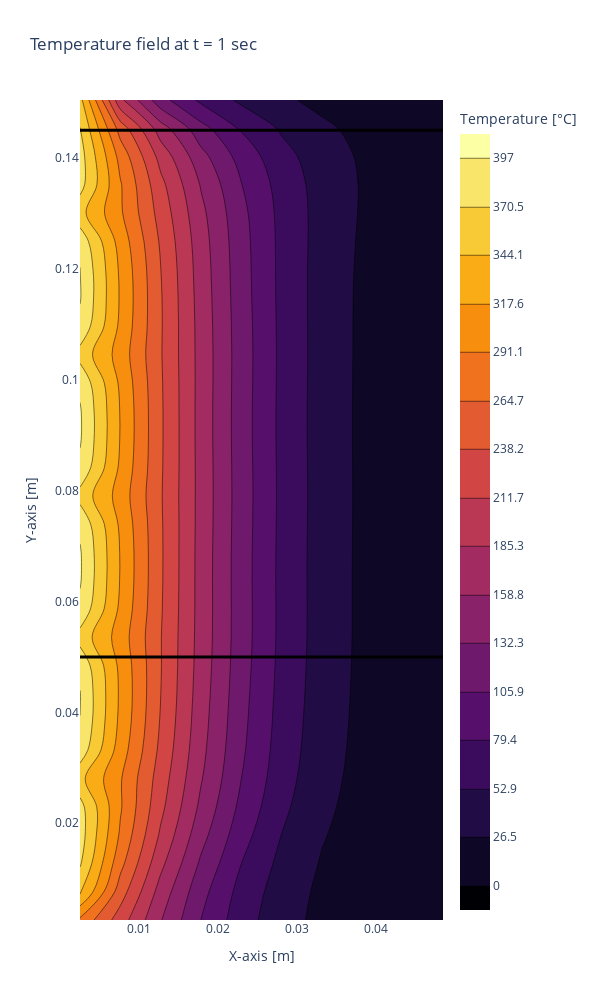
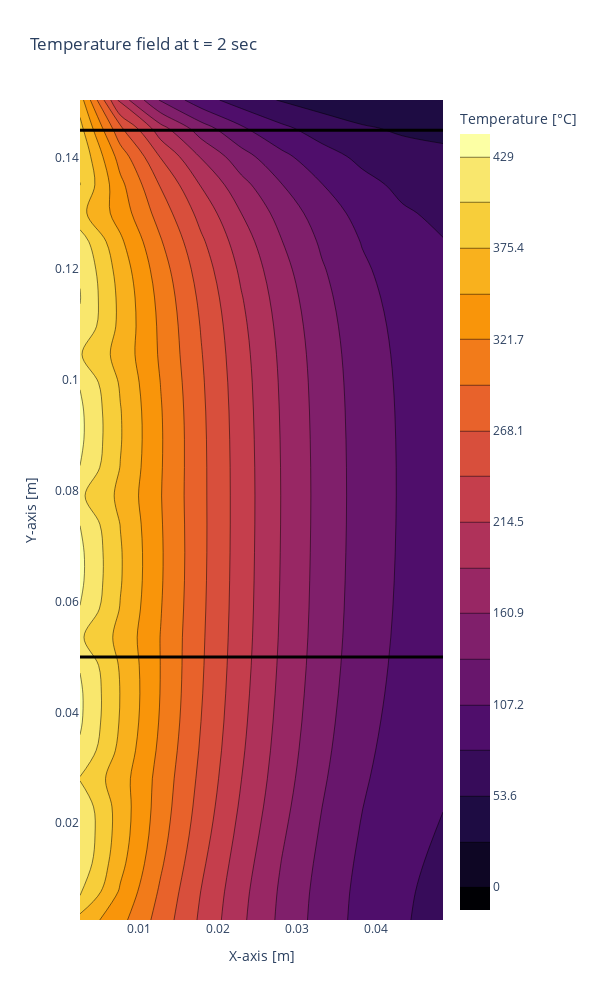
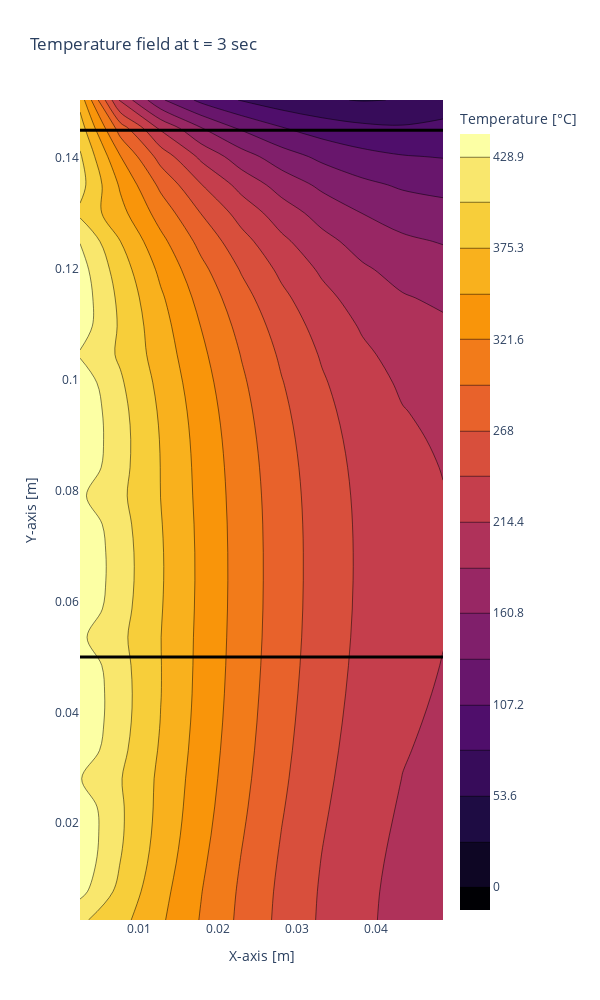
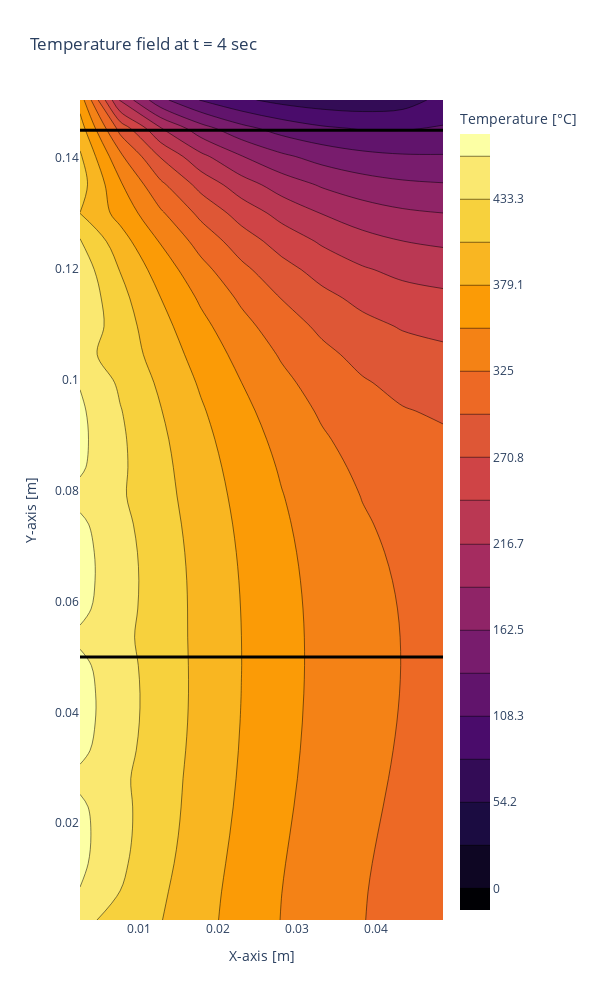

Notebook code cell kept with these figures, in order:
### Markdown cell above
## Project

**Calculates the temperature field of air/nitrogen between furnace and fuel during BHASMA fuel combustion study**

**Sources for Constants** 

- https://www.engineeringtoolbox.com/air-properties-viscosity-conductivity-heat-capacity-d_1509.html
- https://www.engineeringtoolbox.com/air-specific-heat-capacity-d_705.html
- https://www.omnicalculator.com/physics/air-density
- https://www.engineeringtoolbox.com/air-prandtl-number-viscosity-heat-capacity-thermal-conductivity-d_2009.html
- https://www.engineeringtoolbox.com/nitrogen-N2-dynamic-kinematic-viscosity-temperature-pressure-d_2067.html
- https://www.engineeringtoolbox.com/nitrogen-N2-thermal-conductivity-temperature-pressure-d_2084.html
-

### Code cell
import numpy as np
import plotly.graph_objs as go
import plotly.io as pio

# Material Constants
rho = 0.383  # kg/m3 at 85kpa and 500 C
c_p = 1092   #W/kgk engineering toolbok at 500C
k = 0.05579     # engineering toolbox at 500C
Pr = .715
Re = 1e5
Nu = .0296*Re**(.8)*Pr**(.333)
k_nitro = 0.02579     # engineering toolbox at 500C

# q = 38240  # kW/m2 applied flux
area_cx = np.pi/4*(.2)**2
v_dot = .040/60  #m^3/sec
u = v_dot/area_cx  # Face velocity out of chamber
u_N2 = .7   # Velocity of nitrogen orifices
u_basket = .001  # Velocity of updraft at basket boundry

h_side = 25
h_bottom = 0
h_top = 25
T_amb = 25
T_wall = 500
T_basket = 25
T_N2 = 10

# Parameters
rectangle_width = .051   # Width of the rectangle (m)
rectangle_height = .152   # Height of the rectangle (m)
dx = .0051 # Cell size in the x-direction (m)
dy = .0051  # Cell size in the y-direction (m)


# Create the grid
x = np.arange(0, rectangle_width + dx, dx)
y = np.arange(0, rectangle_height + dy, dy)
print(f'Grid: x={x.size}, y={y.size}')
a = y.size - 1
b = x.size - 1

# Generate the coordinates for the cell centers
x_cell_centers = (x[:-1] + x[1:]) / 2
y_cell_centers = (y[:-1] + y[1:]) / 2

# Create a meshgrid for cell centers
X_cell_centers, Y_cell_centers = np.meshgrid(x_cell_centers, y_cell_centers)

m = X_cell_centers.size  # Number of elements
print(f'm: {m}')
mx = len(x)  # Number of grid points in a row
my = len(y)  # Number of grid points in a coluprintprintmn


# Initialize Matrices
Q = np.zeros((len(y_cell_centers), len(x_cell_centers)))  # Temp matrix!

# Generate Mapping Matrix
M = np.zeros((m, 4), dtype=int)
F = m*[0]
F = np.zeros((m, 1))
T = m*[0]
T = np.zeros((m, 1))
ux = m*[0]
ux = np.zeros((m, 1))
uy = m*[0]
uy = np.zeros((m, 1))
dT = m*[0]
dT = np.zeros((m, 1))

# Mapping Matrix
for j in range(m):
    #E = -1
    #N = -2
    #W = -3
    #S = -4

    E = j + 1
    N = j + 10
    W = j - 1
    S = j - 10

    if (j % 10) == 9:  # right BC
        E = -1
    if j >= m-10:  # Top BC
        N = -2
    if (j % 10) == 0:  # Left BC
        W = -3
        # if (j / 10) % 5 == 0:  #every fifth row
        #     W = -5
    if j <= 9:  # Bottom BT
        S = -4

    M[j][0] = int(E)    # East
    M[j][1] = int(N)    # North
    M[j][2] = int(W)    # West
    M[j][3] = int(S)    # South



# Velocity matrix
Vx = np.zeros((a,b))  # x-component of velocity
Vy = np.zeros((a,b))  # y-component of velocity


Vx[0, :] = 0  # Top boundary 
Vx[-1, :] = 0  # Bottom boundary 
Vx[::5, 0] = u_N2  # Left boundary 
Vx[:, -1] = 0  # Right boundary 


Vy[0, :] = 0  # Top boundary 
Vy[-1, :] = u  # Bottom boundary 
Vy[:, 0] = 0  # Left boundary 
Vy[:, -1] = u_basket  # Right boundary 


def interpolate_velocity(V):
    a, b = V.shape
    for i in range(1, a - 1):
        for j in range(1, b - 1):
            V[i, j] = (V[i-1, j] + V[i+1, j] + V[i, j-1] + V[i, j+1]) / 4
    return V

# Interpolate both Vx and Vy
Vx = interpolate_velocity(Vx)
Vy = interpolate_velocity(Vy)

# Step 4: Smoothing using a simple relaxation method (finite difference)
# Apply relaxation for both Vx and Vy components

def smooth_velocity_field(Vx, Vy, iterations=10):
    a, b = Vx.shape
    for _ in range(iterations):
        Vx_new = Vx.copy()
        Vy_new = Vy.copy()
        
        # Smooth Vx (x-component)
        for i in range(1, a - 1):
            for j in range(1, b - 1):
                Vx_new[i, j] = (Vx[i-1, j] + Vx[i+1, j] + Vx[i, j-1] + Vx[i, j+1]) / 4
        
        # Smooth Vy (y-component)
        for i in range(1, a - 1):
            for j in range(1, b - 1):
                Vy_new[i, j] = (Vy[i-1, j] + Vy[i+1, j] + Vy[i, j-1] + Vy[i, j+1]) / 4
        
        # Update the fields after smoothing
        Vx = Vx_new
        Vy = Vy_new
    
    return Vx, Vy

# Smooth both Vx and Vy fields
Vx_smooth, Vy_smooth = smooth_velocity_field(Vx, Vy)

u_mag = np.sqrt(Vx_smooth**2 + Vy_smooth**2)

u_mag_vec = u_mag.flatten()




# Flux Calculation
def flux_calc(F, M, T, U):
    ''' F is the flux matrix, M is mapping matrix, units of K/s
        Meaning that rho*cp are included here instead of later so units are T_dot really
    '''
    for i in range(m):
        F[i] = 0.0
        for j in range(4):
            J = M[i][j]
            dT[i] = T[J]-T[i]
            if np.any(np.isnan(U)) or np.any(np.isnan(T)):
                print("NaN values detected in initial U or T.")

            # print(U[i]*T[i])
            # print(T[i])
            if J == -1:  # right side
                F[i] = F[i] - U[i]*T[i]/dx
                # F[i] = F[i] + -h*(T[i]-T_N2)
            elif J == -2:  # top side
                F[i] = F[i] - U[i]*T[i]/dx
                # F[i] = F[i] + -h*(T[i]-T_N2)
            elif J == -3:  # left side
                # F[i] = F[i] + -h_side*(T[i]-25)
                F[i] = F[i] + -k*(T[i] - T_wall)/(dx*dx*rho*c_p) - (U[i]*T_N2)/dx #+ -h*(T[i]-T_N2)
            elif J == -4:  # bottom side
                F[i] = F[i]
                # F[i] = F[i] + -h*(T[i]-T_N2)
            # elif J == -5:  # bottom side
            #     # F[i] = F[i]
            #     F[i] = F[i] + 0
            else:  # inner cells
                F[i] = F[i] + k*(T[J]-T[i])/(dx*dx*rho*c_p) #- U[i]*(18/4)
                F[i] = F[i] + U[i]*(T[J] - T[i])/dx
                # F[i] = F[i] + U[i]*(T[i])/(4*dx)
                # print(T[J] - T[i])
    return F



# RK4 or Euler for solving for temperature field
def temp_calc(F, T, M, U, end_sec, dt, runga=True):
    steps = int(end_sec / dt)
    for t in range(steps):
        if runga:
            F1 = flux_calc(F, M, T, U)
            k1 = 1/(1)*F1
            F2 = flux_calc(F, M, (T + k1*dt/2), U)
            k2 = 1/(1)*F2
            F3 = flux_calc(F, M, (T + k2*dt/2), U)
            k3 = 1/(1)*F3
            F4 = flux_calc(F, M, (T + k3*dt), U)
            k4 = 1/(1)*F4

            T += (k1 + 2*k2 + 2*k3 + k4)/6*dt
        else:
            F = flux_calc(F, M, T, U)
            T += 1/(1)*F*dt

    return T






# Function calls and Plotting
F = flux_calc(F, M, T, u_mag_vec)  #initialize flux BC

dt = .004
secs = [1, 2, 3, 4, 5, 7, 10, 20]
for end_sec in secs:
    T = temp_calc(F, T, M, u_mag_vec, end_sec, dt, runga=False)


    F2 = np.zeros_like(Q)
    for i,val in enumerate(F):
        row = int(np.floor(i / 10))
        col = (i % 10)
        F2[row][col] = val

    T2 = np.zeros_like(Q)
    for i,val in enumerate(T):
        row = int(np.floor(i / 10))
        col = (i % 10)
        T2[row][col] = val

    # T2.reshape(x,y)


    ##### PLOTING ######

    Z = X_cell_centers**2 + Y_cell_centers**2  

    contour = go.Contour(
        x=x_cell_centers,
        y=y_cell_centers,
        z=T2,
        colorscale='Inferno',  
        colorbar=dict(title='Temperature [°C]'),  
        contours=dict(
            start=0,  
            end=T2.max(),    #
            size=(T2.max() - T2.min()) / 15  
        )
    )

    fig = go.Figure(data=contour)
    fig.add_trace(go.Scatter(x=[dx/2, rectangle_width-(dx/2)], y=[.05, .05], mode='lines', showlegend=False, line=dict(width=3, color='black')))
    fig.add_trace(go.Scatter(x=[dx/2, rectangle_width-(dx/2)], y=[.145, .145], mode='lines', showlegend=False, line=dict(width=3, color='black')))
    # fig.add_trace(go.Scatter(x=[dx/2, rectangle_width-(dx/2)], y=[rectangle_height-dx/2, rectangle_height-dx/2], mode='lines', showlegend=False, line=dict(width=3, color='black')))

    # Update layout
    fig.update_layout(
        title=f'Temperature field at t = {end_sec} sec',
        xaxis_title='X-axis [m]',
        yaxis_title='Y-axis [m]',
        width=600,  # Set width in pixels
        height=1000,  # Set height in pixels
        yaxis_range = [y_cell_centers[0], y_cell_centers[-1]],
    )

    fig.show()
    pio.write_image(fig, f'Proj_T_{end_sec}s_{u:.3f}_{u_N2}_{u_basket}_{dt}.png')



## Velocity 
plt.figure(figsize=(6, 6))

# Original velocity field (after interpolation)

# Smoothed velocity fiel
strm_smooth = plt.streamplot(np.arange(b), np.arange(a), Vx_smooth, Vy_smooth, color=u_mag, linewidth=2, cmap='coolwarm')
plt.title('Smoothed Velocity Field')
plt.xlabel('X-cell')
plt.ylabel('Y-cell')
plt.xlim(0, b-1)
plt.ylim(0, a-1)
cbar = plt.colorbar(strm_smooth.lines)  # Add color bar for smoothed velocity field
cbar.set_label('Velocity Magnitude [m/s]')  # Label for the color bar

plt.tight_layout()
plt.show()
plt.savefig(f'Proj_u_{u:.3f}_{u_N2}_{u_basket}.png', format='png')

### Figure 1 — Plotly figure (JSON) as saved in the notebook; plotly's stock layout.template omitted (floating-point values rounded to 4 significant figures; data arrays with more than 128 entries replaced by an {"elided": "..."} marker saying what was removed)
{"data": [{"colorbar": {"title": {"text": "Temperature [°C]"}}, "colorscale": [[0, "#000004"], [0.1111, "#1b0c41"], [0.2222, "#4a0c6b"], [0.3333, "#781c6d"], [0.4444, "#a52c60"], [0.5556, "#cf4446"], [0.6667, "#ed6925"], [0.7778, "#fb9b06"], [0.8889, "#f7d13d"], [1, "#fcffa4"]], "contours": {"end": 399.6, "size": 26.47, "start": 0}, "type": "contour", "x": [0.00255, 0.00765, 0.01275, 0.01785, 0.02295, 0.02805, 0.03315, 0.03825, 0.04335, 0.04845], "y": [0.00255, 0.00765, 0.01275, 0.01785, 0.02295, 0.02805, 0.03315, 0.03825, 0.04335, 0.04845, 0.05355, 0.05865, 0.06375, 0.06885, 0.07395, 0.07905, 0.08415, 0.08925, 0.09435, 0.09945, 0.1046, 0.1096, 0.1148, 0.1199, 0.125, 0.13, 0.1351, 0.1403, 0.1454, 0.1505], "z": {"elided": "30x10 float values"}}, {"line": {"color": "black", "width": 3}, "mode": "lines", "showlegend": false, "type": "scatter", "x": [0.00255, 0.04845], "y": [0.05, 0.05]}, {"line": {"color": "black", "width": 3}, "mode": "lines", "showlegend": false, "type": "scatter", "x": [0.00255, 0.04845], "y": [0.145, 0.145]}], "layout": {"height": 1000, "title": {"text": "Temperature field at t = 1 sec"}, "width": 600, "xaxis": {"title": {"text": "X-axis [m]"}}, "yaxis": {"range": [0.00255, 0.1505], "title": {"text": "Y-axis [m]"}}}}

### Figure 2 — Plotly figure (JSON) as saved in the notebook; plotly's stock layout.template omitted (floating-point values rounded to 4 significant figures; data arrays with more than 128 entries replaced by an {"elided": "..."} marker saying what was removed)
{"data": [{"colorbar": {"title": {"text": "Temperature [°C]"}}, "colorscale": [[0, "#000004"], [0.1111, "#1b0c41"], [0.2222, "#4a0c6b"], [0.3333, "#781c6d"], [0.4444, "#a52c60"], [0.5556, "#cf4446"], [0.6667, "#ed6925"], [0.7778, "#fb9b06"], [0.8889, "#f7d13d"], [1, "#fcffa4"]], "contours": {"end": 434.8, "size": 26.81, "start": 0}, "type": "contour", "x": [0.00255, 0.00765, 0.01275, 0.01785, 0.02295, 0.02805, 0.03315, 0.03825, 0.04335, 0.04845], "y": [0.00255, 0.00765, 0.01275, 0.01785, 0.02295, 0.02805, 0.03315, 0.03825, 0.04335, 0.04845, 0.05355, 0.05865, 0.06375, 0.06885, 0.07395, 0.07905, 0.08415, 0.08925, 0.09435, 0.09945, 0.1046, 0.1096, 0.1148, 0.1199, 0.125, 0.13, 0.1351, 0.1403, 0.1454, 0.1505], "z": {"elided": "30x10 float values"}}, {"line": {"color": "black", "width": 3}, "mode": "lines", "showlegend": false, "type": "scatter", "x": [0.00255, 0.04845], "y": [0.05, 0.05]}, {"line": {"color": "black", "width": 3}, "mode": "lines", "showlegend": false, "type": "scatter", "x": [0.00255, 0.04845], "y": [0.145, 0.145]}], "layout": {"height": 1000, "title": {"text": "Temperature field at t = 2 sec"}, "width": 600, "xaxis": {"title": {"text": "X-axis [m]"}}, "yaxis": {"range": [0.00255, 0.1505], "title": {"text": "Y-axis [m]"}}}}

### Figure 3 — Plotly figure (JSON) as saved in the notebook; plotly's stock layout.template omitted (floating-point values rounded to 4 significant figures; data arrays with more than 128 entries replaced by an {"elided": "..."} marker saying what was removed)
{"data": [{"colorbar": {"title": {"text": "Temperature [°C]"}}, "colorscale": [[0, "#000004"], [0.1111, "#1b0c41"], [0.2222, "#4a0c6b"], [0.3333, "#781c6d"], [0.4444, "#a52c60"], [0.5556, "#cf4446"], [0.6667, "#ed6925"], [0.7778, "#fb9b06"], [0.8889, "#f7d13d"], [1, "#fcffa4"]], "contours": {"end": 454.4, "size": 26.8, "start": 0}, "type": "contour", "x": [0.00255, 0.00765, 0.01275, 0.01785, 0.02295, 0.02805, 0.03315, 0.03825, 0.04335, 0.04845], "y": [0.00255, 0.00765, 0.01275, 0.01785, 0.02295, 0.02805, 0.03315, 0.03825, 0.04335, 0.04845, 0.05355, 0.05865, 0.06375, 0.06885, 0.07395, 0.07905, 0.08415, 0.08925, 0.09435, 0.09945, 0.1046, 0.1096, 0.1148, 0.1199, 0.125, 0.13, 0.1351, 0.1403, 0.1454, 0.1505], "z": {"elided": "30x10 float values"}}, {"line": {"color": "black", "width": 3}, "mode": "lines", "showlegend": false, "type": "scatter", "x": [0.00255, 0.04845], "y": [0.05, 0.05]}, {"line": {"color": "black", "width": 3}, "mode": "lines", "showlegend": false, "type": "scatter", "x": [0.00255, 0.04845], "y": [0.145, 0.145]}], "layout": {"height": 1000, "title": {"text": "Temperature field at t = 3 sec"}, "width": 600, "xaxis": {"title": {"text": "X-axis [m]"}}, "yaxis": {"range": [0.00255, 0.1505], "title": {"text": "Y-axis [m]"}}}}

### Figure 4 — Plotly figure (JSON) as saved in the notebook; plotly's stock layout.template omitted (floating-point values rounded to 4 significant figures; data arrays with more than 128 entries replaced by an {"elided": "..."} marker saying what was removed)
{"data": [{"colorbar": {"title": {"text": "Temperature [°C]"}}, "colorscale": [[0, "#000004"], [0.1111, "#1b0c41"], [0.2222, "#4a0c6b"], [0.3333, "#781c6d"], [0.4444, "#a52c60"], [0.5556, "#cf4446"], [0.6667, "#ed6925"], [0.7778, "#fb9b06"], [0.8889, "#f7d13d"], [1, "#fcffa4"]], "contours": {"end": 470.3, "size": 27.08, "start": 0}, "type": "contour", "x": [0.00255, 0.00765, 0.01275, 0.01785, 0.02295, 0.02805, 0.03315, 0.03825, 0.04335, 0.04845], "y": [0.00255, 0.00765, 0.01275, 0.01785, 0.02295, 0.02805, 0.03315, 0.03825, 0.04335, 0.04845, 0.05355, 0.05865, 0.06375, 0.06885, 0.07395, 0.07905, 0.08415, 0.08925, 0.09435, 0.09945, 0.1046, 0.1096, 0.1148, 0.1199, 0.125, 0.13, 0.1351, 0.1403, 0.1454, 0.1505], "z": {"elided": "30x10 float values"}}, {"line": {"color": "black", "width": 3}, "mode": "lines", "showlegend": false, "type": "scatter", "x": [0.00255, 0.04845], "y": [0.05, 0.05]}, {"line": {"color": "black", "width": 3}, "mode": "lines", "showlegend": false, "type": "scatter", "x": [0.00255, 0.04845], "y": [0.145, 0.145]}], "layout": {"height": 1000, "title": {"text": "Temperature field at t = 4 sec"}, "width": 600, "xaxis": {"title": {"text": "X-axis [m]"}}, "yaxis": {"range": [0.00255, 0.1505], "title": {"text": "Y-axis [m]"}}}}
